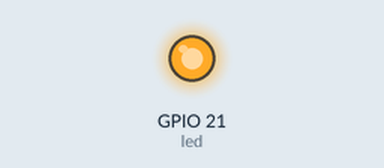
Recording of a program running on a simulated ESP32 board running MicroPython. On the bench: output pins drawn as LEDs (lit = HIGH). Files the program writes start out absent; what the program prints to the serial console is not drawn. At 0.0 s the program stops and its outputs stay as they are.

Above: at 0.1 s.
Timing chart, 0 to 1.5 s (numbered marks = the images above):
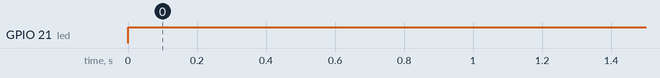

The program:

SD_card_read.py
```python
import os
import machine
import sdcard

# Define SPI pins for the SD card
spi = machine.SPI(-1, baudrate=115200, polarity=0, phase=0, sck=machine.Pin(14), mosi=machine.Pin(13), miso=machine.Pin(12))
cs = machine.Pin(15, machine.Pin.OUT)

# Initialize the LED on PIN 21
led = machine.Pin(21, machine.Pin.OUT)

# Initialize the SD card
try:
    sd = sdcard.SDCard(spi, cs)
    vfs = os.VfsFat(sd)
    os.mount(vfs, "/sd")
    print("SD card mounted successfully.")

    # Turn off LED to indicate success
    led.value(1)

    # Check files and directories on the SD card
    print("Files on SD card:")
    files = os.listdir('/sd')
    for file in files:
        print(" -", file)
except Exception as e:
    print("SD card mount failed:", e)
    # Turn on LED to indicate failure
    led.value(0)
```

Measured:
- by itself, GPIO 21 (led): LOW → HIGH at 0.00 s
